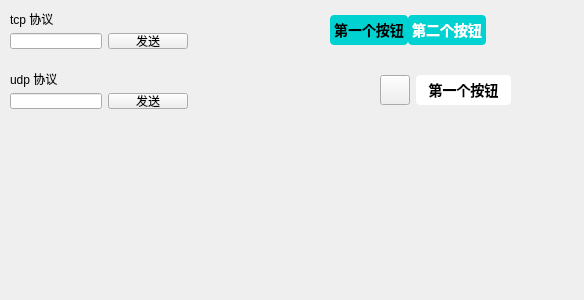
<?xml version="1.0" encoding="UTF-8"?>
<ui version="4.0">
 <class>OtherPage</class>
 <widget class="QWidget" name="OtherPage">
  <property name="geometry">
   <rect>
    <x>0</x>
    <y>0</y>
    <width>584</width>
    <height>300</height>
   </rect>
  </property>
  <property name="windowTitle">
   <string>Form</string>
  </property>
  <property name="styleSheet">
   <string notr="true"/>
  </property>
  <widget class="QWidget" name="layoutWidget">
   <property name="geometry">
    <rect>
     <x>330</x>
     <y>10</y>
     <width>231</width>
     <height>41</height>
    </rect>
   </property>
   <layout class="QHBoxLayout" name="horizontalLayout">
    <property name="spacing">
     <number>0</number>
    </property>
    <item>
     <widget class="QPushButton" name="btn_test1">
      <property name="styleSheet">
       <string notr="true">QPushButton
{
	background-color: #00d1d1; /*背景色*/ 
	border-style: outset;
	border-width: 0px;
	border-radius:4px; /*边界圆滑*/
	border-color: #00d1d1;
	font: bold 14px;
	min-width:2em;
	color: black; /*字体颜色*/
	/*font-family:华文新魏;*/
	padding: 4px;
}
 
QPushButton:hover
{
	background-color: #00aaaa;
}
 
QPushButton:pressed
{
	background-color: #f0f0f0; /*伪状态经过时背景色*/ 
	border-style: inset;
}

QPushButton:checked
{
	background-color: #f0f0f0; /*伪状态经过时背景色*/ 
	border-style: inset;
}

QPushButton:!enabled{
	background-color: rgb(100, 100, 100);
	border-style: inset;
}</string>
      </property>
      <property name="text">
       <string>第一个按钮</string>
      </property>
      <property name="checkable">
       <bool>true</bool>
      </property>
      <property name="checked">
       <bool>false</bool>
      </property>
     </widget>
    </item>
    <item>
     <widget class="QPushButton" name="btn_test2">
      <property name="styleSheet">
       <string notr="true">QPushButton
{
	background-color: #00d1d1; /*背景色*/ 
	border-style: outset;
	border-width: 0px;
	border-radius:4px; /*边界圆滑*/
	border-color: #00d1d1;
	font: bold 14px;
	min-width:2em;
	color:white; /*字体颜色*/
	/*font-family:华文新魏;*/
	padding: 4px;
}
 
QPushButton:hover
{
	background-color: #00aaaa;
}
 
QPushButton:pressed
{
	background-color: #008484; /*伪状态经过时背景色*/ 
	border-style: inset;
}

QPushButton:checked
{
	background-color: #008484; /*伪状态经过时背景色*/ 
	border-style: inset;
}

QPushButton:!enabled{
	background-color: rgb(100, 100, 100);
	border-style: inset;
}</string>
      </property>
      <property name="text">
       <string>第二个按钮</string>
      </property>
      <property name="checkable">
       <bool>true</bool>
      </property>
      <property name="checked">
       <bool>false</bool>
      </property>
     </widget>
    </item>
    <item>
     <spacer name="horizontalSpacer">
      <property name="orientation">
       <enum>Qt::Orientation::Horizontal</enum>
      </property>
      <property name="sizeHint" stdset="0">
       <size>
        <width>40</width>
        <height>20</height>
       </size>
      </property>
     </spacer>
    </item>
   </layout>
  </widget>
  <widget class="QWidget" name="btnTextGroup" native="true">
   <property name="geometry">
    <rect>
     <x>380</x>
     <y>70</y>
     <width>131</width>
     <height>41</height>
    </rect>
   </property>
   <property name="styleSheet">
    <string notr="true">#widget
{
	background-color:#FFFFFF;
}</string>
   </property>
   <layout class="QHBoxLayout" name="horizontalLayout_3">
    <item>
     <widget class="QToolButton" name="btn_tool">
      <property name="minimumSize">
       <size>
        <width>30</width>
        <height>30</height>
       </size>
      </property>
      <property name="styleSheet">
       <string notr="true">#toolButton {
	/*background: url(:/background/pic/set_page_checked.png) center no-repeat;*/
	font-size: 14px;
	border-image: url(:/background/pic/set_page_checked.png) center no-repeat;
}
</string>
      </property>
      <property name="text">
       <string/>
      </property>
      <property name="toolButtonStyle">
       <enum>Qt::ToolButtonStyle::ToolButtonFollowStyle</enum>
      </property>
     </widget>
    </item>
    <item>
     <widget class="QPushButton" name="btn_text">
      <property name="styleSheet">
       <string notr="true">QPushButton
{
	background-color: #FFFFFF; /*背景色*/ 
	border-style: outset;
	border-width: 0px;
	border-radius:4px; /*边界圆滑*/
	border-color: #FFFFFF;
	font: bold 14px;
	min-width:2em;
	color: black; /*字体颜色*/
	/*font-family:华文新魏;*/
	padding: 4px;
}
 
QPushButton:hover
{
	background-color: #00aaaa;
}
 
QPushButton:pressed
{
	background-color: #f0f0f0; /*伪状态经过时背景色*/ 
	border-style: inset;
}

QPushButton:checked
{
	background-color: #f0f0f0; /*伪状态经过时背景色*/ 
	border-style: inset;
}

QPushButton:!enabled{
	background-color: rgb(100, 100, 100);
	border-style: inset;
}</string>
      </property>
      <property name="text">
       <string>第一个按钮</string>
      </property>
      <property name="checkable">
       <bool>true</bool>
      </property>
      <property name="checked">
       <bool>false</bool>
      </property>
     </widget>
    </item>
   </layout>
  </widget>
  <widget class="ButtonTextGroup" name="widget" native="true">
   <property name="geometry">
    <rect>
     <x>330</x>
     <y>180</y>
     <width>111</width>
     <height>41</height>
    </rect>
   </property>
   <property name="styleSheet">
    <string notr="true">QWidget
{
	color: #f0f0f0;
}</string>
   </property>
  </widget>
  <widget class="QWidget" name="layoutWidget_2">
   <property name="geometry">
    <rect>
     <x>10</x>
     <y>70</y>
     <width>178</width>
     <height>39</height>
    </rect>
   </property>
   <layout class="QVBoxLayout" name="verticalLayout_2">
    <item>
     <widget class="QLabel" name="label_3">
      <property name="text">
       <string>udp 协议</string>
      </property>
     </widget>
    </item>
    <item>
     <layout class="QHBoxLayout" name="horizontalLayout_4">
      <item>
       <widget class="QLineEdit" name="lineEdit_2"/>
      </item>
      <item>
       <widget class="QPushButton" name="btn_udp_test_send">
        <property name="text">
         <string>发送</string>
        </property>
       </widget>
      </item>
     </layout>
    </item>
   </layout>
  </widget>
  <widget class="QWidget" name="">
   <property name="geometry">
    <rect>
     <x>10</x>
     <y>10</y>
     <width>178</width>
     <height>39</height>
    </rect>
   </property>
   <layout class="QVBoxLayout" name="verticalLayout">
    <item>
     <widget class="QLabel" name="label">
      <property name="text">
       <string>tcp 协议</string>
      </property>
     </widget>
    </item>
    <item>
     <layout class="QHBoxLayout" name="horizontalLayout_2">
      <item>
       <widget class="QLineEdit" name="lineEdit"/>
      </item>
      <item>
       <widget class="QPushButton" name="btn_tcp_test_send">
        <property name="text">
         <string>发送</string>
        </property>
       </widget>
      </item>
     </layout>
    </item>
   </layout>
  </widget>
 </widget>
 <customwidgets>
  <customwidget>
   <class>ButtonTextGroup</class>
   <extends>QWidget</extends>
   <header location="global">../../../../winUI/component/button_text_group.h</header>
   <container>1</container>
  </customwidget>
 </customwidgets>
 <resources/>
 <connections/>
</ui>
